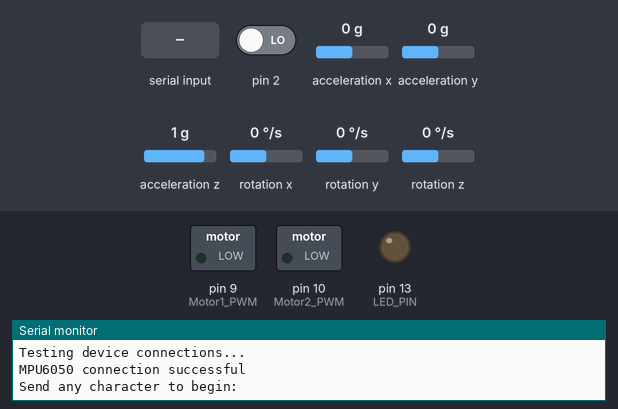
The sketch below on a simulated Arduino Uno, built with avr-gcc and run on an emulated ATmega328P. Parts: switched loads named in the sketch (green lamp = pin HIGH), output pins drawn as LEDs (lit = HIGH), the last lines printed to the serial monitor. Dashed ring = blinking. The test bench sets the inputs (shaded band); at power-on: acceleration x 0 g, pin 2 LOW, acceleration y 0 g, acceleration z 1 g, rotation x 0 °/s, rotation y 0 °/s, rotation z 0 °/s. The sensor or clock chip raises its interrupt line as the real part does.

Above: at 0.9 s.
1.0 s: "90,45\n" received over Serial
At 2.71 s:
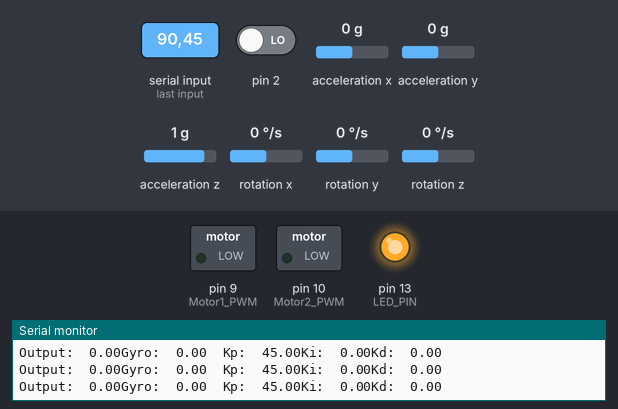
4.0 s: "30,150\n" received over Serial
7.0 s: acceleration x set to -1.4 g
At 9.9 s:
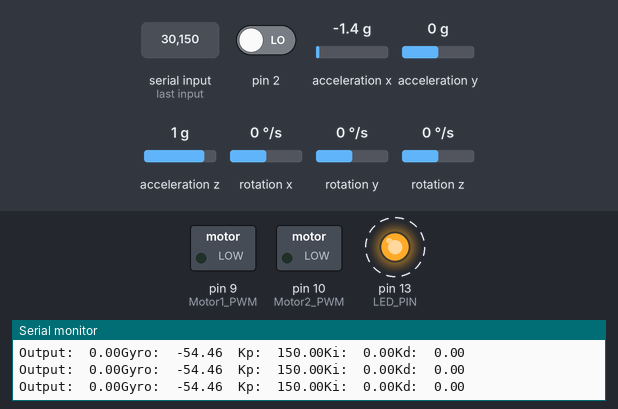
10.0 s: "1024\n" received over Serial
13.0 s: "90\n" received over Serial
Timing chart, 0 to 20.0 s (numbered marks = the images above; inputs shaded):
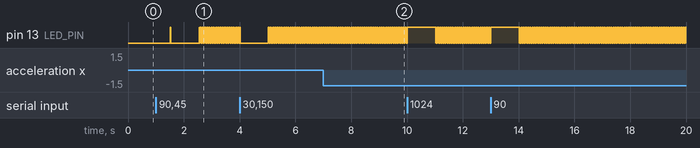

The sketch:

Balancer.ino
```cpp
// I2Cdev and MPU6050 must be installed as libraries, or else the .cpp/.h files
// for both classes must be in the include path of your project
#include "I2Cdev.h"
#include <PID_v1.h>
#include "MPU6050_6Axis_MotionApps20.h"
//#include "MPU6050.h" // not necessary if using MotionApps include file

// Arduino Wire library is required if I2Cdev I2CDEV_ARDUINO_WIRE implementation
// is used in I2Cdev.h
#if I2CDEV_IMPLEMENTATION == I2CDEV_ARDUINO_WIRE
    #include "Wire.h"
#endif

// class default I2C address is 0x68
// specific I2C addresses may be passed as a parameter here
// AD0 low = 0x68 (default for SparkFun breakout and InvenSense evaluation board)
// AD0 high = 0x69
MPU6050 mpu;
//MPU6050 mpu(0x69); // <-- use for AD0 high
int mode = 1;
#define PRINT_TO_SERIAL

#define LED_PIN 13 // (Arduino is 13, Teensy is 11, Teensy++ is 6)
bool blinkState = false;

// MPU control/status vars
bool dmpReady = false;  // set true if DMP init was successful
uint8_t mpuIntStatus;   // holds actual interrupt status byte from MPU
uint8_t devStatus;      // return status after each device operation (0 = success, !0 = error)
uint16_t packetSize;    // expected DMP packet size (default is 42 bytes)
uint16_t fifoCount;     // count of all bytes currently in FIFO
uint8_t fifoBuffer[64]; // FIFO storage buffer

// orientation/motion vars
Quaternion q;           // [w, x, y, z]         quaternion container
VectorInt16 aa;         // [x, y, z]            accel sensor measurements
VectorInt16 aaReal;     // [x, y, z]            gravity-free accel sensor measurements
VectorInt16 aaWorld;    // [x, y, z]            world-frame accel sensor measurements
VectorFloat gravity;    // [x, y, z]            gravity vector
float euler[3];         // [psi, theta, phi]    Euler angle container
float ypr[3];           // [yaw, pitch, roll]   yaw/pitch/roll container and gravity vector

// packet structure for InvenSense teapot demo
uint8_t teapotPacket[14] = { '$', 0x02, 0,0, 0,0, 0,0, 0,0, 0x00, 0x00, '\r', '\n' };

// Motors
const int Motor1_DIR = 7;
const int Motor2_DIR = 8;
const int Motor1_PWM = 9;
const int Motor2_PWM = 10;

float speed;

//PID
double originalSetpoint = 0;//173;
double setpoint = originalSetpoint;
double movingAngleOffset = 0.1;
double input, output;

//adjust these values to fit your own design
double Kp = 15;
double Kd = 0;//1.4;
double Ki = 0;//25;//60;
PID pid(&input, &output, &setpoint, Kp, Ki, Kd, DIRECT);


volatile bool mpuInterrupt = false;     // indicates whether MPU interrupt pin has gone high
void dmpDataReady() {
    mpuInterrupt = true;
}
float threshold = 55;
void set_speed(float vel) {
  speed = abs(((255-threshold)/100)*abs(vel)+threshold);
  if (vel > 0) {
    digitalWrite(Motor1_DIR, HIGH);
    digitalWrite(Motor2_DIR, HIGH);
    analogWrite(Motor1_PWM, speed);
    analogWrite(Motor2_PWM, speed);
  }
  else if (vel < 0) {
    digitalWrite(Motor1_DIR, LOW);
    digitalWrite(Motor2_DIR, LOW);
    analogWrite(Motor1_PWM, speed);
    analogWrite(Motor2_PWM, speed);
  }
  else {
    digitalWrite(Motor1_DIR, HIGH);
    digitalWrite(Motor2_DIR, HIGH);
    analogWrite(Motor1_PWM, 0);
    analogWrite(Motor2_PWM, 0);
  }
}


void setup() {
    // join I2C bus (I2Cdev library doesn't do this automatically)
    #if I2CDEV_IMPLEMENTATION == I2CDEV_ARDUINO_WIRE
        Wire.begin();
        TWBR = 24; // 400kHz I2C clock (200kHz if CPU is 8MHz)
    #elif I2CDEV_IMPLEMENTATION == I2CDEV_BUILTIN_FASTWIRE
        Fastwire::setup(400, true);
    #endif

    mpu.initialize();

    #ifdef PRINT_TO_SERIAL
        Serial.begin(115200);
        while (!Serial); // wait for Leonardo enumeration, others continue immediately

        // verify connection
        Serial.println(F("Testing device connections..."));
        Serial.println(mpu.testConnection() ? F("MPU6050 connection successful") : F("MPU6050 connection failed"));

        // wait for ready
        Serial.println(F("\nSend any character to begin: "));
        while (Serial.available() && Serial.read()); // empty buffer
        while (!Serial.available());                 // wait for data
        while (Serial.available() && Serial.read()); // empty buffer again

        // load and configure the DMP
        Serial.println(F("Initializing DMP..."));
    #endif

    devStatus = mpu.dmpInitialize();

    // supply your own gyro offsets here, scaled for min sensitivity
    mpu.setXGyroOffset(-35);
    mpu.setYGyroOffset(-124);
    mpu.setZGyroOffset(28);
    mpu.setZAccelOffset(1798); // 1688 factory default for my test chip
    mpu.setYAccelOffset(3040);
    mpu.setXAccelOffset(-1451);

    // make sure it worked (returns 0 if so)
    if (devStatus == 0) {
        // turn on the DMP, now that it's ready
        mpu.setDMPEnabled(true);

        // enable Arduino interrupt detection
        attachInterrupt(0, dmpDataReady, RISING);
        mpuIntStatus = mpu.getIntStatus();

        // set our DMP Ready flag so the main loop() function knows it's okay to use it
        dmpReady = true;

        // get expected DMP packet size for later comparison
        packetSize = mpu.dmpGetFIFOPacketSize();
    } else {
        // ERROR!
        // 1 = initial memory load failed, 2 = DMP configuration updates failed
        // (if it's going to break, usually the code will be 1)
        #ifdef PRINT_TO_SERIAL
            Serial.print(F("DMP Initialization failed (code "));
            Serial.print(devStatus);
            Serial.println(F(")"));
        #endif
    }

    // configure motor PWM
    pinMode(Motor1_PWM, OUTPUT);
    pinMode(Motor2_PWM, OUTPUT);
    speed = 0;

    // configure LED for output
    pinMode(LED_PIN, OUTPUT);
    //setup PID
    pid.SetMode(AUTOMATIC);
    pid.SetSampleTime(10);
    pid.SetOutputLimits(-100, 100);

}

void loop() {
    // if programming failed, don't try to do anything
    if (!dmpReady) return;

    // wait for MPU interrupt or extra packet(s) available
    while (!mpuInterrupt && fifoCount < packetSize) {
        pid.Compute();
        set_speed(output);

    }

    // reset interrupt flag and get INT_STATUS byte
    mpuInterrupt = false;
    mpuIntStatus = mpu.getIntStatus();

    // get current FIFO count
    fifoCount = mpu.getFIFOCount();

    // check for overflow (this should never happen unless our code is too inefficient)
    if ((mpuIntStatus & 0x10) || fifoCount == 1024) {
        // reset so we can continue cleanly
        mpu.resetFIFO();
        Serial.println(F("FIFO overflow!"));

    // otherwise, check for DMP data ready interrupt (this should happen frequently)
    } else if (mpuIntStatus & 0x02) {
        // wait for correct available data length, should be a VERY short wait
        while (fifoCount < packetSize) fifoCount = mpu.getFIFOCount();

        // read a packet from FIFO
        mpu.getFIFOBytes(fifoBuffer, packetSize);

        // track FIFO count here in case there is > 1 packet available
        // (this lets us immediately read more without waiting for an interrupt)
        fifoCount -= packetSize;


        mpu.dmpGetQuaternion(&q, fifoBuffer);
        mpu.dmpGetEuler(euler, &q);
        #ifdef PRINT_TO_SERIAL
            Serial.print("Output:\t");
            Serial.print(output);
            Serial.print("Gyro:\t");
            //Serial.print(euler[0] * 180/M_PI);
            //Serial.print("\t");
            Serial.print(euler[1] * 180/M_PI);
            Serial.print("\t");
            //Serial.println(euler[2] * 180/M_PI);
            Serial.print("Kp:\t");
            Serial.print(Kp);
            Serial.print("Ki:\t");
            Serial.print(Ki);
            Serial.print("Kd:\t");
            Serial.println(Kd);


        #endif

        input = euler[1] * 180/M_PI;


    double newKp = 0;
    if (Serial.available() > 0) {
      newKp = Serial.parseFloat();
      Serial.print("k set to: ");
      Serial.println(newKp);
      if (newKp > 0){
        if (mode == 1){
          Kp = newKp;
        }
        else if (mode == 2){
          Ki=newKp;
        }
        else if (mode == 3){
          Kd = newKp;
        }
        pid.SetTunings(Kp, Ki, Kd);
      }
      else if (newKp == -1 or newKp == -2 or newKp == -3){
        mode = newKp*-1;
      }
    }
        // blink LED to indicate activity
        blinkState = !blinkState;
        digitalWrite(LED_PIN, blinkState);

    }
}
```

Measured:
- after the input at 1.0 s, pin 13 (LED_PIN): goes HIGH 0.01 s, LOW 1.0 s, 62 × (HIGH 0.01 s, LOW 0.01 s), HIGH 0.01 s, then LOW, starting after 0.52 s
